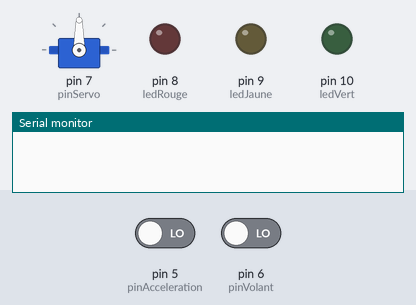
Bench run of a sketch on a simulated Arduino Uno, built with avr-gcc and run on an emulated ATmega328P. Parts: servo, output pins drawn as LEDs (lit = HIGH), the last lines printed to the serial monitor. The inputs (shaded band) are chosen by the test bench; at power-on: pin 5 (pinAcceleration) LOW, pin 6 (pinVolant) LOW.

Above: at 0.05 s.
At 1.55 s:
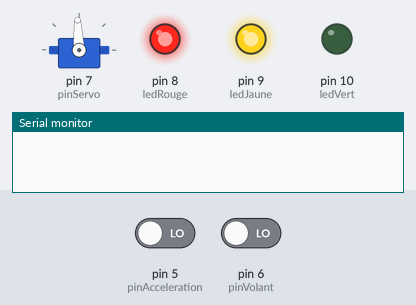
At 2.25 s:
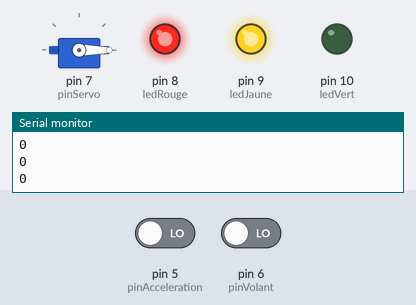
At 2.95 s:
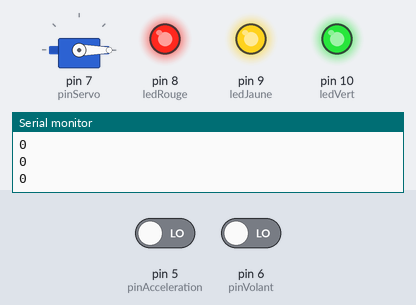
At 3.35 s:
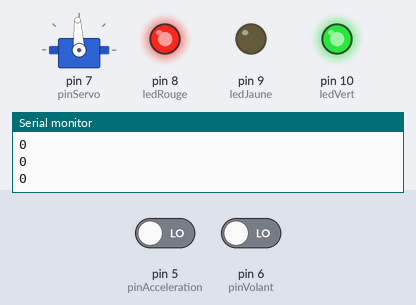
At 4.45 s:
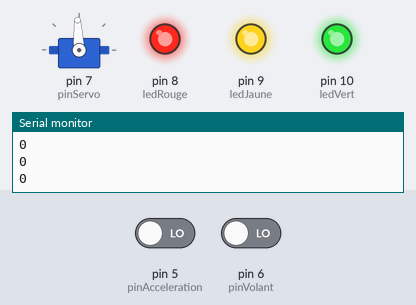
Timing chart, 0 to 5.9 s (numbered marks = the images above):
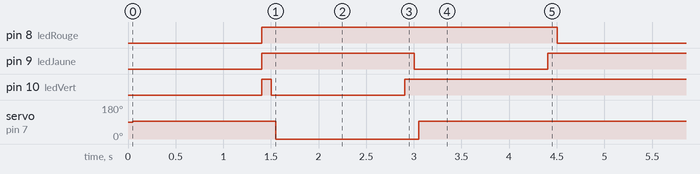

The sketch:

Servo_with_rc_leds.ino
```cpp
#include <Servo.h>

Servo myservo;//Objet servo pour controler un servo

int ch1;//Cannaux pour le volant
int ch2;//Canaux pour l'accéléromètre
int pos = 0;//Variable pour conserver la position du servo

int ledVert = 10;
int ledJaune = 9;
int ledRouge = 8;

int pinServo = 7;
int pinAcceleration = 5;
int pinVolant = 6;

int cpt; // compteur (nombre de loop qu'une led était allumée)
int ledAllumee;
const int MAX_LOOP_LED_ALLUMEE = 10;

void setup()
{
  cpt = 0;
  ledAllumee = ledRouge;

  pinMode(pinVolant, INPUT);//On attache le volant au pin 5
  pinMode(pinAcceleration, INPUT);//On attache l'accéléromètre au pin 6
  myservo.attach(pinServo);//On attache le servo au pin 9 à l'objet servo

  // initialize digital pin 13 as an output.
  pinMode(ledRouge, OUTPUT);
  pinMode(ledJaune, OUTPUT);
  pinMode(ledVert, OUTPUT);

  Serial.begin(9600);
}

void loop()
{
  digitalWrite(ledAllumee, LOW);

  ch1 = pulseIn(pinVolant, HIGH, 25000);//Lecture du ch1 volant (25 ms)
  // acceleration mis en comm car on reçoit tjrs 0
  ch2 = pulseIn(pinAcceleration, HIGH, 25000);//Lecture du ch2 accéléromètre
  /** DEBUG des lectures
  //Affichage de la position du volant
  Serial.print("Ch1 = "); // Afficher les lectures Arduino
  Serial.print(ch1);

  //Affichage de la position de l'acco
  Serial.print("  Ch2 = ");
  Serial.println(ch2);
  */

  //if(ch1 > 1515 || ch1 < 1485)
  if( ledAllumee == ledVert) {
    myservo.write(ch1);
    Serial.println(ch1);
  } else {
    myservo.write(1500);
  }

  cpt++;
  if( cpt == MAX_LOOP_LED_ALLUMEE ) {
    cpt = 0;
    // change de led
    ledAllumee--;
    if(ledAllumee == ledRouge -1){
      ledAllumee = ledVert;
    }
    // éteint toutes les leds
    for(int i = 8; i<=10; i++) {
      digitalWrite(i, HIGH);
    }
  }

  delay(100);
}
```

Measured:
- by itself, pin 8 (ledRouge): alternates HIGH for 3.1 s and LOW for 1.4 s
- by itself, pin 9 (ledJaune), pin 10 (ledVert): repeats every 4.5 s: LOW 1.4 s, HIGH 3.1 s
- by itself, servo on pin 7 (pinServo): repeats every 4.5 s: 0° 1.5 s, 93° 3.0 s
